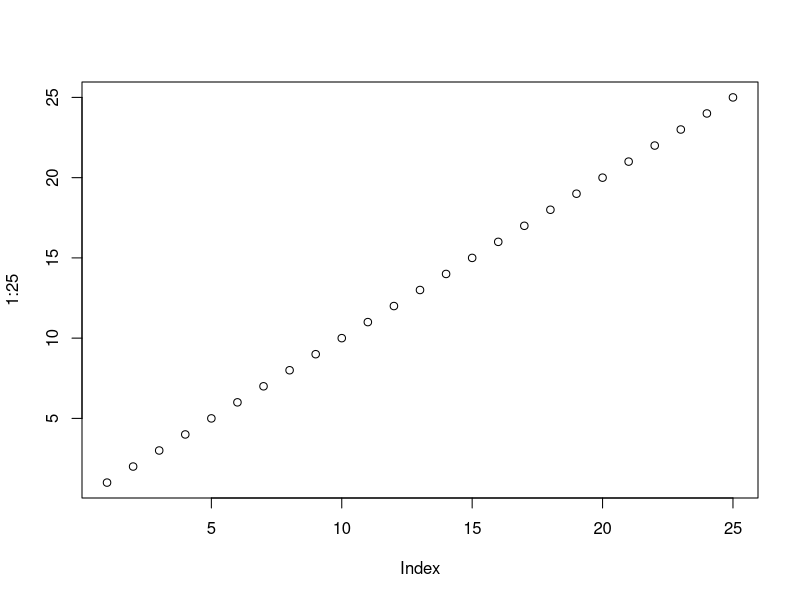

R code for this plot:
# Primeiros Passos na Linguagem R

# Configurando o diretório de trabalho
# Coloque entre aspas o diretório de trabakho que você está usando
setwd("C:/Users/otavio/Mundo/Github/BigData-R-Azure/cap02-R_fundamentos")
getwd()

# Nome dos contributors
contributors()

# Licensa
license()

# Informação sobre a sessão
sessionInfo()

# Imprimir na tela
print('Estou iniciando minha caminhada na carreira de Cientista de Dados')

# Criar gráficos
plot(1:25)